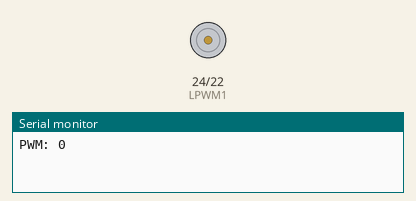
Simulated run of this sketch. Board: Arduino Mega 2560, built with avr-gcc and run on an emulated ATmega2560. Shown: motor-driver pin pairs drawn as motors (green arrow = first pin HIGH = forward, orange = second pin HIGH = backward, longer = more drive, scaled by the enable pin), the last lines printed to the serial monitor.

Above: at 0.1 s.
At 6.1 s:
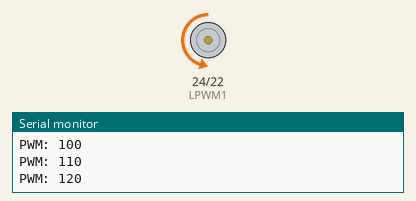
At 12.6 s:
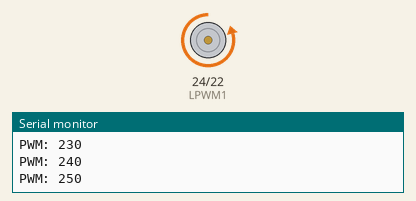
At 26.1 s:
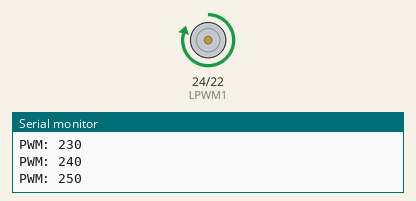
Timing chart, 0 to 40.0 s (numbered marks = the images above):
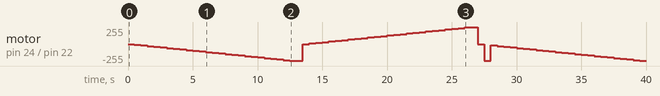

The sketch:

motor_test.ino
```cpp
//Motor 1
int PWM1 = 7;
int RPWM1 = 22;
int LPWM1 = 24;

void setup()
{
  //Motor1
  pinMode(PWM1, OUTPUT);
  pinMode(RPWM1, OUTPUT);
  pinMode(LPWM1, OUTPUT);

  Serial.begin(9600);
  motor_stop();
}

void loop()
{
  int i;
  for(i = 0; i <= 255; i= i+10)
  { //clockwise rotation
    analogWrite(PWM1,i);
    digitalWrite(LPWM1,LOW);
    digitalWrite(RPWM1,HIGH);
    Serial.print("PWM: ");
    Serial.println(i);
    delay(500);
  }
  delay(500);
  for(i = 0; i <= 255; i= i+10)
  { //counter clockwise rotation
    analogWrite(PWM1,i);
    digitalWrite(RPWM1,LOW);
    digitalWrite(LPWM1,HIGH);
    delay(500);
  }
  delay(500);
}


void motor_ccw()
{
  analogWrite(PWM1,100);
  digitalWrite(RPWM1,LOW);
  digitalWrite(LPWM1,HIGH);
}

void motor_cw()
{
  analogWrite(PWM1,100);
  digitalWrite(RPWM1,HIGH);
  digitalWrite(LPWM1,LOW);
}

void motor_stop()
{
  digitalWrite(RPWM1,LOW);
  digitalWrite(LPWM1,LOW);
  analogWrite(PWM1,0);
}
```

Measured:
- by itself, motor on pin 24 (LPWM1) / pin 22 (RPWM1): stopped → backward 10/255 at 0.50 s, → backward 20/255 0.50 s later, → backward 30/255 0.50 s later, → backward 40/255 0.50 s later, … (77 changes in this stretch)
